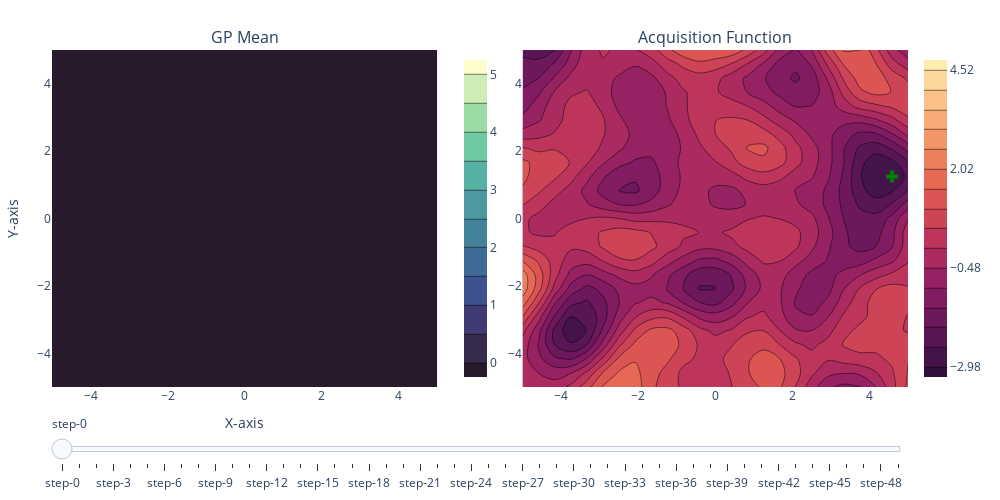

This figure's notebook cell:
### Code cell
plot_bo_2d(result, X1=X1, X2=X2)
